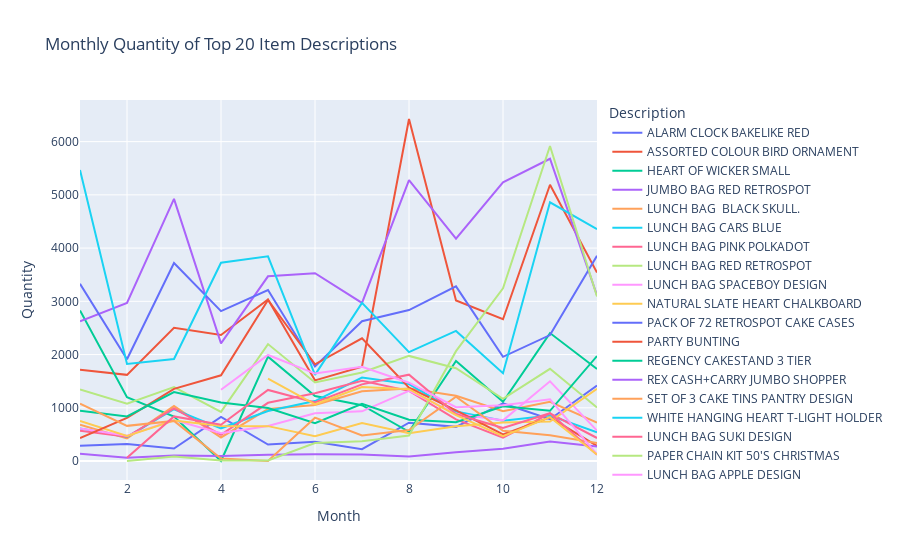

Notebook source saved alongside this figure:
### Code cell
import plotly.express as px

# Get the top 25 most frequent item descriptions
top_20_descriptions = retail_df['Description'].value_counts().nlargest(20).index

# Filter the DataFrame to include only rows with the top 25 descriptions
top_20_df = retail_df[retail_df['Description'].isin(top_20_descriptions)]

# Extract month from InvoiceDate
top_20_df['Month'] = top_20_df['InvoiceDate'].dt.month

# Group by month and item description, then sum up 'Quantity' for each month
monthly_quantity = top_20_df.groupby(['Month', 'Description'])['Quantity'].sum().reset_index()

# Create an interactive line plot using Plotly
fig = px.line(monthly_quantity, x='Month', y='Quantity', color='Description', title='Monthly Quantity of Top 20 Item Descriptions')
fig.update_layout(
    xaxis=dict(title='Month'),
    yaxis=dict(title='Quantity'),
    legend_title='Description'
)
fig.show()

### Figure 1 — Plotly figure (JSON) as saved in the notebook; plotly's stock layout.template omitted (floating-point values rounded to 4 significant figures)
{"data": [{"hovertemplate": "Description=ALARM CLOCK BAKELIKE RED <br>Month=%{x}<br>Quantity=%{y}<extra></extra>", "legendgroup": "ALARM CLOCK BAKELIKE RED ", "line": {"color": "#636efa", "dash": "solid"}, "marker": {"symbol": "circle"}, "mode": "lines", "name": "ALARM CLOCK BAKELIKE RED ", "orientation": "v", "showlegend": true, "type": "scatter", "x": [1, 2, 3, 4, 5, 6, 7, 8, 9, 10, 11, 12], "xaxis": "x", "y": [288, 321, 236, 831, 309, 363, 223, 720, 642, 1082, 786, 1420], "yaxis": "y"}, {"hovertemplate": "Description=ASSORTED COLOUR BIRD ORNAMENT<br>Month=%{x}<br>Quantity=%{y}<extra></extra>", "legendgroup": "ASSORTED COLOUR BIRD ORNAMENT", "line": {"color": "#EF553B", "dash": "solid"}, "marker": {"symbol": "circle"}, "mode": "lines", "name": "ASSORTED COLOUR BIRD ORNAMENT", "orientation": "v", "showlegend": true, "type": "scatter", "x": [1, 2, 3, 4, 5, 6, 7, 8, 9, 10, 11, 12], "xaxis": "x", "y": [1715, 1619, 2502, 2368, 3036, 1516, 1771, 6425, 3016, 2663, 5190, 3541], "yaxis": "y"}, {"hovertemplate": "Description=HEART OF WICKER SMALL<br>Month=%{x}<br>Quantity=%{y}<extra></extra>", "legendgroup": "HEART OF WICKER SMALL", "line": {"color": "#00cc96", "dash": "solid"}, "marker": {"symbol": "circle"}, "mode": "lines", "name": "HEART OF WICKER SMALL", "orientation": "v", "showlegend": true, "type": "scatter", "x": [1, 2, 3, 4, 5, 6, 7, 8, 9, 10, 11, 12], "xaxis": "x", "y": [2830, 1200, 836, 2, 1960, 1220, 1049, 550, 1880, 1114, 2404, 1730], "yaxis": "y"}, {"hovertemplate": "Description=JUMBO BAG RED RETROSPOT<br>Month=%{x}<br>Quantity=%{y}<extra></extra>", "legendgroup": "JUMBO BAG RED RETROSPOT", "line": {"color": "#ab63fa", "dash": "solid"}, "marker": {"symbol": "circle"}, "mode": "lines", "name": "JUMBO BAG RED RETROSPOT", "orientation": "v", "showlegend": true, "type": "scatter", "x": [1, 2, 3, 4, 5, 6, 7, 8, 9, 10, 11, 12], "xaxis": "x", "y": [2625, 2971, 4924, 2211, 3470, 3529, 2970, 5278, 4177, 5237, 5678, 3111], "yaxis": "y"}, {"hovertemplate": "Description=LUNCH BAG  BLACK SKULL.<br>Month=%{x}<br>Quantity=%{y}<extra></extra>", "legendgroup": "LUNCH BAG  BLACK SKULL.", "line": {"color": "#FFA15A", "dash": "solid"}, "marker": {"symbol": "circle"}, "mode": "lines", "name": "LUNCH BAG  BLACK SKULL.", "orientation": "v", "showlegend": true, "type": "scatter", "x": [1, 2, 3, 4, 5, 6, 7, 8, 9, 10, 11, 12], "xaxis": "x", "y": [683, 426, 1033, 443, 979, 1054, 1310, 1364, 1228, 938, 1112, 721], "yaxis": "y"}, {"hovertemplate": "Description=LUNCH BAG CARS BLUE<br>Month=%{x}<br>Quantity=%{y}<extra></extra>", "legendgroup": "LUNCH BAG CARS BLUE", "line": {"color": "#19d3f3", "dash": "solid"}, "marker": {"symbol": "circle"}, "mode": "lines", "name": "LUNCH BAG CARS BLUE", "orientation": "v", "showlegend": true, "type": "scatter", "x": [1, 2, 3, 4, 5, 6, 7, 8, 9, 10, 11, 12], "xaxis": "x", "y": [610, 453, 973, 615, 940, 1127, 1569, 1447, 929, 759, 856, 542], "yaxis": "y"}, {"hovertemplate": "Description=LUNCH BAG PINK POLKADOT<br>Month=%{x}<br>Quantity=%{y}<extra></extra>", "legendgroup": "LUNCH BAG PINK POLKADOT", "line": {"color": "#FF6692", "dash": "solid"}, "marker": {"symbol": "circle"}, "mode": "lines", "name": "LUNCH BAG PINK POLKADOT", "orientation": "v", "showlegend": true, "type": "scatter", "x": [1, 2, 3, 4, 5, 6, 7, 8, 9, 10, 11, 12], "xaxis": "x", "y": [571, 456, 991, 494, 1094, 1274, 1506, 1319, 782, 439, 895, 433], "yaxis": "y"}, {"hovertemplate": "Description=LUNCH BAG RED RETROSPOT<br>Month=%{x}<br>Quantity=%{y}<extra></extra>", "legendgroup": "LUNCH BAG RED RETROSPOT", "line": {"color": "#B6E880", "dash": "solid"}, "marker": {"symbol": "circle"}, "mode": "lines", "name": "LUNCH BAG RED RETROSPOT", "orientation": "v", "showlegend": true, "type": "scatter", "x": [1, 2, 3, 4, 5, 6, 7, 8, 9, 10, 11, 12], "xaxis": "x", "y": [1346, 1076, 1388, 924, 2197, 1477, 1663, 1975, 1744, 1170, 1732, 1005], "yaxis": "y"}, {"hovertemplate": "Description=LUNCH BAG SPACEBOY DESIGN <br>Month=%{x}<br>Quantity=%{y}<extra></extra>", "legendgroup": "LUNCH BAG SPACEBOY DESIGN ", "line": {"color": "#FF97FF", "dash": "solid"}, "marker": {"symbol": "circle"}, "mode": "lines", "name": "LUNCH BAG SPACEBOY DESIGN ", "orientation": "v", "showlegend": true, "type": "scatter", "x": [1, 2, 3, 4, 5, 6, 7, 8, 9, 10, 11, 12], "xaxis": "x", "y": [610, 475, 769, 521, 658, 899, 934, 1321, 889, 765, 1499, 572], "yaxis": "y"}, {"hovertemplate": "Description=NATURAL SLATE HEART CHALKBOARD <br>Month=%{x}<br>Quantity=%{y}<extra></extra>", "legendgroup": "NATURAL SLATE HEART CHALKBOARD ", "line": {"color": "#FECB52", "dash": "solid"}, "marker": {"symbol": "circle"}, "mode": "lines", "name": "NATURAL SLATE HEART CHALKBOARD ", "orientation": "v", "showlegend": true, "type": "scatter", "x": [1, 2, 3, 4, 5, 6, 7, 8, 9, 10, 11, 12], "xaxis": "x", "y": [753, 470, 762, 659, 656, 466, 716, 522, 653, 725, 742, 1356], "yaxis": "y"}, {"hovertemplate": "Description=PACK OF 72 RETROSPOT CAKE CASES<br>Month=%{x}<br>Quantity=%{y}<extra></extra>", "legendgroup": "PACK OF 72 RETROSPOT CAKE CASES", "line": {"color": "#636efa", "dash": "solid"}, "marker": {"symbol": "circle"}, "mode": "lines", "name": "PACK OF 72 RETROSPOT CAKE CASES", "orientation": "v", "showlegend": true, "type": "scatter", "x": [1, 2, 3, 4, 5, 6, 7, 8, 9, 10, 11, 12], "xaxis": "x", "y": [3329, 1912, 3720, 2816, 3212, 1778, 2627, 2837, 3282, 1958, 2366, 3856], "yaxis": "y"}, {"hovertemplate": "Description=PARTY BUNTING<br>Month=%{x}<br>Quantity=%{y}<extra></extra>", "legendgroup": "PARTY BUNTING", "line": {"color": "#EF553B", "dash": "solid"}, "marker": {"symbol": "circle"}, "mode": "lines", "name": "PARTY BUNTING", "orientation": "v", "showlegend": true, "type": "scatter", "x": [1, 2, 3, 4, 5, 6, 7, 8, 9, 10, 11, 12], "xaxis": "x", "y": [432, 810, 1357, 1611, 3025, 1818, 2305, 1379, 952, 501, 821, 284], "yaxis": "y"}, {"hovertemplate": "Description=REGENCY CAKESTAND 3 TIER<br>Month=%{x}<br>Quantity=%{y}<extra></extra>", "legendgroup": "REGENCY CAKESTAND 3 TIER", "line": {"color": "#00cc96", "dash": "solid"}, "marker": {"symbol": "circle"}, "mode": "lines", "name": "REGENCY CAKESTAND 3 TIER", "orientation": "v", "showlegend": true, "type": "scatter", "x": [1, 2, 3, 4, 5, 6, 7, 8, 9, 10, 11, 12], "xaxis": "x", "y": [946, 839, 1296, 1098, 996, 712, 1076, 775, 730, 1028, 944, 1972], "yaxis": "y"}, {"hovertemplate": "Description=REX CASH+CARRY JUMBO SHOPPER<br>Month=%{x}<br>Quantity=%{y}<extra></extra>", "legendgroup": "REX CASH+CARRY JUMBO SHOPPER", "line": {"color": "#ab63fa", "dash": "solid"}, "marker": {"symbol": "circle"}, "mode": "lines", "name": "REX CASH+CARRY JUMBO SHOPPER", "orientation": "v", "showlegend": true, "type": "scatter", "x": [1, 2, 3, 4, 5, 6, 7, 8, 9, 10, 11, 12], "xaxis": "x", "y": [135, 63, 106, 97, 119, 128, 121, 86, 167, 231, 366, 274], "yaxis": "y"}, {"hovertemplate": "Description=SET OF 3 CAKE TINS PANTRY DESIGN <br>Month=%{x}<br>Quantity=%{y}<extra></extra>", "legendgroup": "SET OF 3 CAKE TINS PANTRY DESIGN ", "line": {"color": "#FFA15A", "dash": "solid"}, "marker": {"symbol": "circle"}, "mode": "lines", "name": "SET OF 3 CAKE TINS PANTRY DESIGN ", "orientation": "v", "showlegend": true, "type": "scatter", "x": [1, 2, 3, 4, 5, 6, 7, 8, 9, 10, 11, 12], "xaxis": "x", "y": [1078, 661, 754, 48, 1, 815, 480, 583, 1207, 568, 484, 341], "yaxis": "y"}, {"hovertemplate": "Description=WHITE HANGING HEART T-LIGHT HOLDER<br>Month=%{x}<br>Quantity=%{y}<extra></extra>", "legendgroup": "WHITE HANGING HEART T-LIGHT HOLDER", "line": {"color": "#19d3f3", "dash": "solid"}, "marker": {"symbol": "circle"}, "mode": "lines", "name": "WHITE HANGING HEART T-LIGHT HOLDER", "orientation": "v", "showlegend": true, "type": "scatter", "x": [1, 2, 3, 4, 5, 6, 7, 8, 9, 10, 11, 12], "xaxis": "x", "y": [5467, 1823, 1918, 3725, 3846, 1618, 2971, 2046, 2444, 1650, 4861, 4356], "yaxis": "y"}, {"hovertemplate": "Description=LUNCH BAG SUKI DESIGN <br>Month=%{x}<br>Quantity=%{y}<extra></extra>", "legendgroup": "LUNCH BAG SUKI DESIGN ", "line": {"color": "#FF6692", "dash": "solid"}, "marker": {"symbol": "circle"}, "mode": "lines", "name": "LUNCH BAG SUKI DESIGN ", "orientation": "v", "showlegend": true, "type": "scatter", "x": [2, 3, 4, 5, 6, 7, 8, 9, 10, 11, 12], "xaxis": "x", "y": [62, 838, 681, 1336, 1101, 1440, 1622, 883, 621, 899, 118], "yaxis": "y"}, {"hovertemplate": "Description=PAPER CHAIN KIT 50'S CHRISTMAS <br>Month=%{x}<br>Quantity=%{y}<extra></extra>", "legendgroup": "PAPER CHAIN KIT 50'S CHRISTMAS ", "line": {"color": "#B6E880", "dash": "solid"}, "marker": {"symbol": "circle"}, "mode": "lines", "name": "PAPER CHAIN KIT 50'S CHRISTMAS ", "orientation": "v", "showlegend": true, "type": "scatter", "x": [2, 3, 4, 5, 6, 7, 8, 9, 10, 11, 12], "xaxis": "x", "y": [2, 85, 11, 12, 337, 374, 480, 2064, 3243, 5919, 3090], "yaxis": "y"}, {"hovertemplate": "Description=LUNCH BAG APPLE DESIGN<br>Month=%{x}<br>Quantity=%{y}<extra></extra>", "legendgroup": "LUNCH BAG APPLE DESIGN", "line": {"color": "#FF97FF", "dash": "solid"}, "marker": {"symbol": "circle"}, "mode": "lines", "name": "LUNCH BAG APPLE DESIGN", "orientation": "v", "showlegend": true, "type": "scatter", "x": [4, 5, 6, 7, 8, 9, 10, 11, 12], "xaxis": "x", "y": [1339, 1993, 1643, 1770, 1472, 1011, 1049, 1160, 128], "yaxis": "y"}, {"hovertemplate": "Description=SPOTTY BUNTING<br>Month=%{x}<br>Quantity=%{y}<extra></extra>", "legendgroup": "SPOTTY BUNTING", "line": {"color": "#FECB52", "dash": "solid"}, "marker": {"symbol": "circle"}, "mode": "lines", "name": "SPOTTY BUNTING", "orientation": "v", "showlegend": true, "type": "scatter", "x": [5, 6, 7, 8, 9, 10, 11, 12], "xaxis": "x", "y": [1549, 1066, 1392, 1351, 864, 469, 824, 124], "yaxis": "y"}], "layout": {"legend": {"title": {"text": "Description"}, "tracegroupgap": 0}, "title": {"text": "Monthly Quantity of Top 20 Item Descriptions"}, "xaxis": {"anchor": "y", "domain": [0, 1], "title": {"text": "Month"}}, "yaxis": {"anchor": "x", "domain": [0, 1], "title": {"text": "Quantity"}}}}
